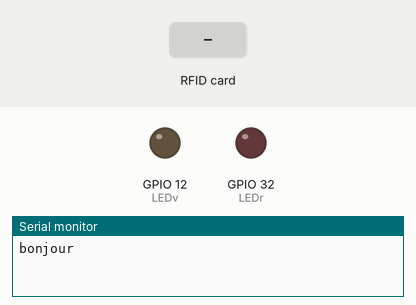
The sketch below on a simulated ESP32. Shown: output pins drawn as LEDs (lit = HIGH), the last lines printed to the serial monitor. The inputs (shaded band) are chosen by the test bench.

Above: at 1.2 s.
1.3 s: RFID card B3 B1 64 11 held to the reader
At 2.4 s:
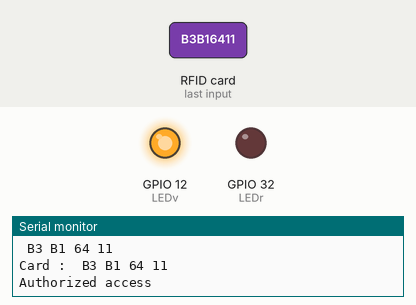
Timing chart, 0 to 32.8 s (numbered marks = the images above; inputs shaded):
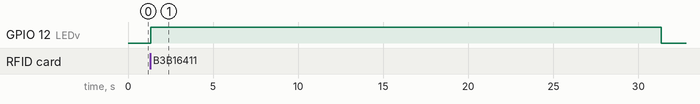

The sketch:

RFID_ESP.ino
```cpp
#include <SPI.h>
#include <MFRC522.h>

#define SS_1_PIN 21
#define RST_PIN 22
#define LEDv 12
#define LEDr 32

MFRC522 rfid(SS_1_PIN, RST_PIN); // Instance of the class
MFRC522::MIFARE_Key key;
// Init array that will store new NUID
byte nuidPICC[3];
void setup() {

  Serial.begin(9600);
  Serial.println("bonjour");
  // Init LEDs
  pinMode(LEDv, OUTPUT);
  pinMode(LEDr, OUTPUT);
  digitalWrite(LEDv, LOW);
  digitalWrite(LEDr, LOW);
}


void loop() {
RFID();
 }
//===========================================
void RFID()
{
 //Serial.println("pirmais");
    SPI.begin(); // Init SPI bus
 rfid.PCD_Init(); // Init MFRC522
 for (byte i = 0; i < 6; i++) {
    key.keyByte[i] = 0xFF;
  }
  // Look for new 1 cards
  if ( ! rfid.PICC_IsNewCardPresent())
  return;
    // Verify if the NUID has been readed
  if (  !rfid.PICC_ReadCardSerial())
  return;
 // Store NUID into nuidPICC array
    for (byte i = 0; i < 4; i++) {
      nuidPICC[i] = rfid.uid.uidByte[i];
      }

  /*  Serial.print(F("In dec: "));
    printDec(rfid.uid.uidByte, rfid.uid.size);*/

    Serial.println();
  // Halt PICC
  rfid.PICC_HaltA();
  // Stop encryption on PCD
  rfid.PCD_StopCrypto1();
   String content= "";
  byte letter;
  for (byte i = 0; i < rfid.uid.size; i++)
  {
     Serial.print(rfid.uid.uidByte[i] < 0x10 ? " 0" : " ");
     Serial.print(rfid.uid.uidByte[i], HEX);
     content.concat(String(rfid.uid.uidByte[i] < 0x10 ? " 0" : " "));
     content.concat(String(rfid.uid.uidByte[i], HEX));
  }
  Serial.println();
   content.toUpperCase();
  Serial.println("Card : "+content);

 if (content.substring(1) == "B3 B1 64 11")
  {
    Serial.println("Authorized access");
    Serial.println();
    digitalWrite(LEDv, HIGH);
    delay(30000);
      digitalWrite(LEDv, LOW);
    delay(30000);}
  if(content.substring(1) == "")
  {Serial.println("No card");}

 if (content.substring(1) != "B3 B1 64 11")  {
    Serial.println("Access denied");
    digitalWrite(LEDr, HIGH);
      delay(20000);
      digitalWrite(LEDr, LOW);
            delay(20000);
  }
  SPI.end();
}
/**
 * Helper routine to dump a byte array as dec values to Serial.
 */
void printDec(byte *buffer, byte bufferSize) {
  for (byte i = 0; i < bufferSize; i++) {
    Serial.print(buffer[i] < 0x10 ? " 0" : " ");
    Serial.print(buffer[i], DEC);
  }
}
```

Measured:
- after the input at 1.3 s, GPIO 12 (LEDv): LOW → HIGH at once, → LOW 30.0 s later
